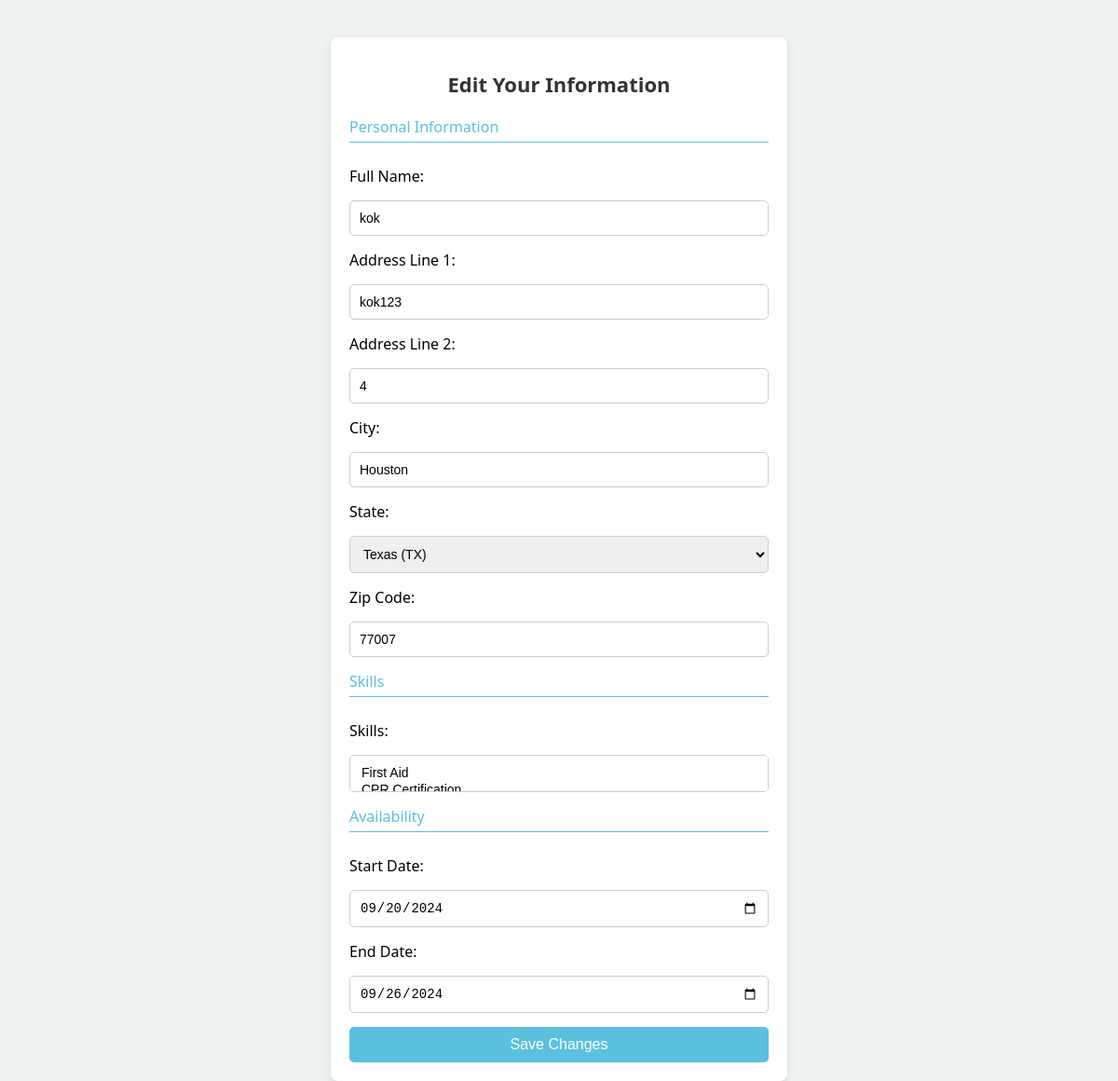
Page /edit_profile (signed in) on the earlier database version.
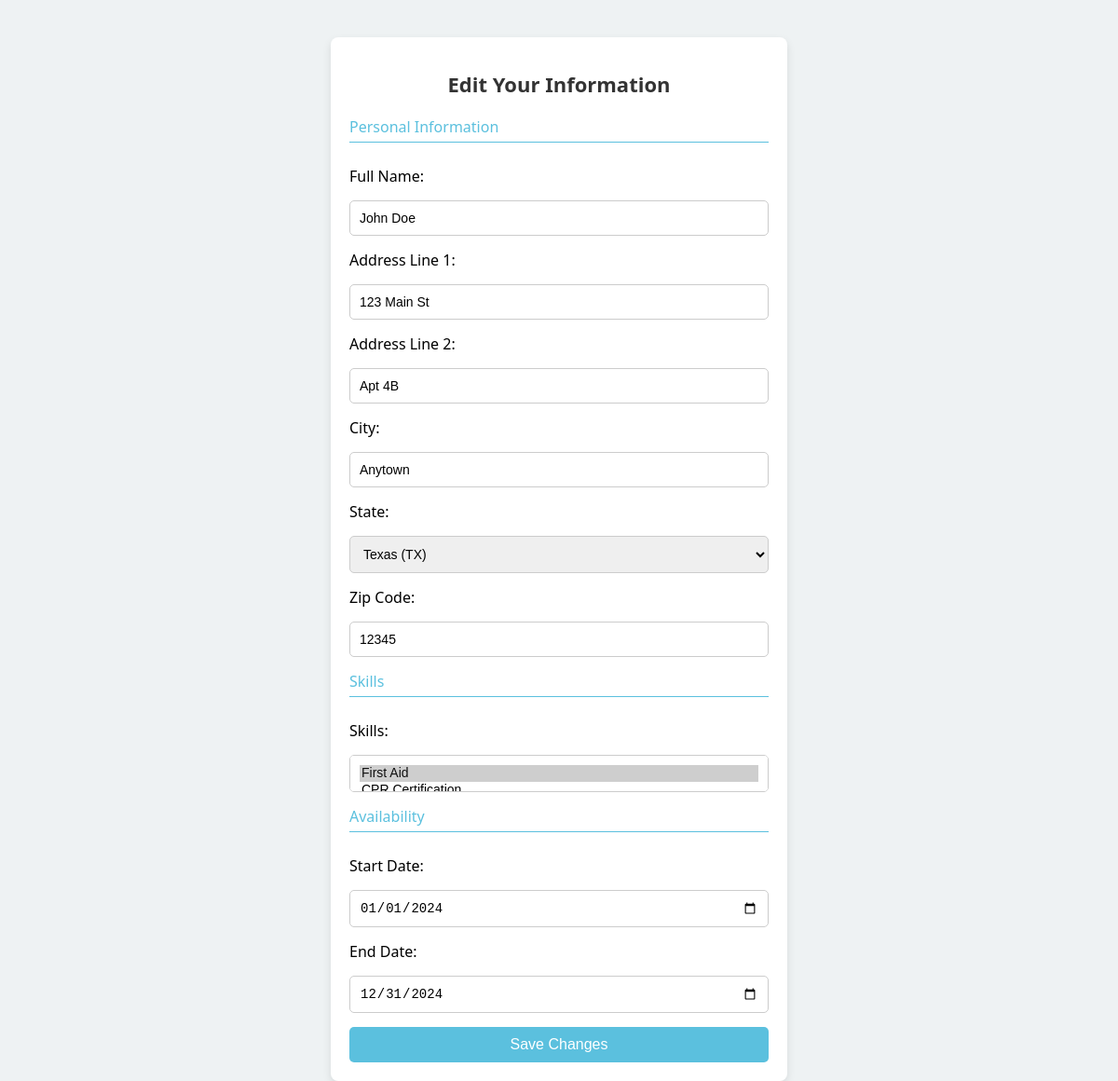
Same page on the later database version.
### tables this page shows
CREATE TABLE "Users" (
    id INTEGER PRIMARY KEY AUTOINCREMENT,
    email TEXT NOT NULL UNIQUE,
    password TEXT NOT NULL,
    full_name TEXT,
    address_1 TEXT,
    address_2 TEXT,
    city TEXT,
    state TEXT,
    zip_code TEXT,
    role TEXT CHECK(role IN ('volunteer', 'admin')) DEFAULT 'volunteer',
    skills TEXT,  -- Ensure skills is set as TEXT
    availability_start DATE,
    availability_end DATE
);

### server.py (the view)
@app.route('/edit_profile', methods=['GET'])
def edit_profile():
    if 'user_id' not in session:
        return redirect(url_for('splash_screen'))
    user_query = "SELECT * FROM Users WHERE id = :user_id"
    user_df = pd.read_sql(user_query, engine, params={'user_id': session['user_id']})
    if user_df.empty:
        return "User not found."
    user = user_df.iloc[0].to_dict()
    user['skills'] = user['skills'].split(',') if user['skills'] else []
    return render_template('edit_profile.html', user=user)

### templates/edit_profile.html (shortened to what this page needs)
<!DOCTYPE html>
<html lang="en">
<head>
</head>
<body>
    <div class="edit-container">
        <h1>Edit Your Information</h1>
        <form action="/update_profile" method="post">
            <div class="section-title">Personal Information</div>
            <label for="full_name">Full Name:</label>
            <input type="text" name="full_name" id="full_name" value="{{ user['full_name'] }}" required>
            <label for="address_1">Address Line 1:</label>
            <input type="text" name="address_1" id="address_1" value="{{ user['address_1'] }}" required>
            <label for="address_2">Address Line 2:</label>
            <input type="text" name="address_2" id="address_2" value="{{ user['address_2'] }}">
            <label for="city">City:</label>
            <input type="text" name="city" id="city" value="{{ user['city'] }}" required>
            <label for="state">State:</label>
            <select name="state" id="state" required>
                <option value="TX" {% if user['state'] == 'TX' %}selected{% endif %}>Texas (TX)</option>
            </select>
            <label for="zip_code">Zip Code:</label>
            <input type="text" name="zip_code" id="zip_code" value="{{ user['zip_code'] }}" required pattern="\d{5,}" title="Please enter at least 5 digits for the zip code">
            {% if user['role'] == 'volunteer' %}
                <div class="section-title">Skills</div>
                <label for="skills">Skills:</label>
                <select name="skills[]" id="skills" multiple>
                    <option value="first_aid" {% if 'first_aid' in user['skills'] %}selected{% endif %}>First Aid</option>
                    <option value="cpr" {% if 'cpr' in user['skills'] %}selected{% endif %}>CPR Certification</option>
                </select>
                <div class="section-title">Availability</div>
                <label for="start_date">Start Date:</label>
                <input type="date" name="start_date" id="start_date" value="{{ user['availability_start'] }}">
                <label for="end_date">End Date:</label>
                <input type="date" name="end_date" id="end_date" value="{{ user['availability_end'] }}">
            {% endif %}
            <input type="submit" value="Save Changes">
        </form>
    </div>
</body>
</html>

Differences in the rows shown:
changed Users "Texas (TX)": full_name "kok" → "John Doe"; address_1 "kok123" → "123 Main St"; address_2 "4" → "Apt 4B"; city "Houston" → "Anytown"; zip_code "77007" → "12345"; start_date "09/20/2024" → "01/01/2024"; end_date "09/26/2024" → "12/31/2024"
Other differences:
form field value: "First Aid" → "First Aid ☑"
